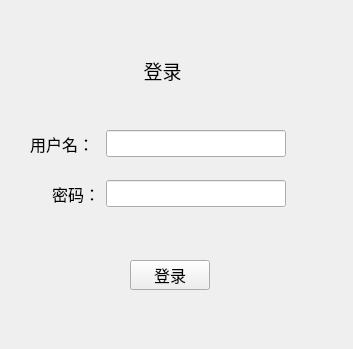
<?xml version="1.0" encoding="UTF-8"?>
<ui version="4.0">
 <class>FormLogin</class>
 <widget class="QWidget" name="FormLogin">
  <property name="geometry">
   <rect>
    <x>0</x>
    <y>0</y>
    <width>353</width>
    <height>349</height>
   </rect>
  </property>
  <property name="sizePolicy">
   <sizepolicy hsizetype="Fixed" vsizetype="Fixed">
    <horstretch>0</horstretch>
    <verstretch>0</verstretch>
   </sizepolicy>
  </property>
  <property name="windowTitle">
   <string>Form</string>
  </property>
  <widget class="QLabel" name="label">
   <property name="geometry">
    <rect>
     <x>52</x>
     <y>50</y>
     <width>221</width>
     <height>41</height>
    </rect>
   </property>
   <property name="font">
    <font>
     <pointsize>14</pointsize>
    </font>
   </property>
   <property name="text">
    <string>登录</string>
   </property>
   <property name="alignment">
    <set>Qt::AlignCenter</set>
   </property>
  </widget>
  <widget class="QPushButton" name="pbtnLogin">
   <property name="geometry">
    <rect>
     <x>130</x>
     <y>260</y>
     <width>80</width>
     <height>30</height>
    </rect>
   </property>
   <property name="font">
    <font>
     <pointsize>12</pointsize>
    </font>
   </property>
   <property name="text">
    <string>登录</string>
   </property>
  </widget>
  <widget class="QWidget" name="layoutWidget">
   <property name="geometry">
    <rect>
     <x>30</x>
     <y>130</y>
     <width>256</width>
     <height>77</height>
    </rect>
   </property>
   <layout class="QGridLayout" name="gridLayout">
    <item row="0" column="0">
     <widget class="QLabel" name="label_2">
      <property name="font">
       <font>
        <pointsize>12</pointsize>
       </font>
      </property>
      <property name="text">
       <string>用户名：</string>
      </property>
     </widget>
    </item>
    <item row="0" column="1">
     <widget class="QLineEdit" name="lnUsername">
      <property name="sizePolicy">
       <sizepolicy hsizetype="Fixed" vsizetype="Fixed">
        <horstretch>0</horstretch>
        <verstretch>0</verstretch>
       </sizepolicy>
      </property>
      <property name="minimumSize">
       <size>
        <width>180</width>
        <height>0</height>
       </size>
      </property>
      <property name="maximumSize">
       <size>
        <width>180</width>
        <height>16777215</height>
       </size>
      </property>
      <property name="font">
       <font>
        <pointsize>12</pointsize>
       </font>
      </property>
      <property name="maxLength">
       <number>20</number>
      </property>
     </widget>
    </item>
    <item row="1" column="0">
     <spacer name="verticalSpacer_2">
      <property name="orientation">
       <enum>Qt::Vertical</enum>
      </property>
      <property name="sizeHint" stdset="0">
       <size>
        <width>20</width>
        <height>17</height>
       </size>
      </property>
     </spacer>
    </item>
    <item row="1" column="1">
     <spacer name="verticalSpacer">
      <property name="orientation">
       <enum>Qt::Vertical</enum>
      </property>
      <property name="sizeHint" stdset="0">
       <size>
        <width>20</width>
        <height>17</height>
       </size>
      </property>
     </spacer>
    </item>
    <item row="2" column="0">
     <widget class="QLabel" name="label_3">
      <property name="font">
       <font>
        <pointsize>12</pointsize>
       </font>
      </property>
      <property name="text">
       <string>密码：</string>
      </property>
      <property name="alignment">
       <set>Qt::AlignRight|Qt::AlignTrailing|Qt::AlignVCenter</set>
      </property>
     </widget>
    </item>
    <item row="2" column="1">
     <widget class="QLineEdit" name="lnPwd">
      <property name="minimumSize">
       <size>
        <width>180</width>
        <height>0</height>
       </size>
      </property>
      <property name="maximumSize">
       <size>
        <width>180</width>
        <height>16777215</height>
       </size>
      </property>
      <property name="font">
       <font>
        <pointsize>12</pointsize>
       </font>
      </property>
      <property name="maxLength">
       <number>16</number>
      </property>
      <property name="echoMode">
       <enum>QLineEdit::Password</enum>
      </property>
     </widget>
    </item>
   </layout>
  </widget>
 </widget>
 <resources/>
 <connections/>
</ui>
